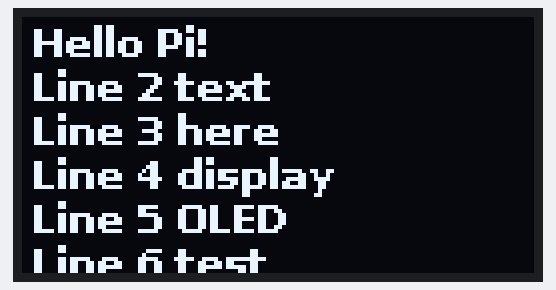
A program run on a simulated Raspberry Pi (BCM pin numbers). Shown: 128×64 one-colour display. At 0.1 s the program stops and its outputs stay as they are.

Above: at 0.2 s.

The program:

Oled_2.py
```python
import board
import busio
import adafruit_ssd1306
from PIL import Image, ImageDraw, ImageFont

# Initialize I2C and OLED
i2c = busio.I2C(board.SCL, board.SDA)
oled = adafruit_ssd1306.SSD1306_I2C(128, 64, i2c)

# Clear display
oled.fill(0)
oled.show()

# Create a blank image
image = Image.new("1", (oled.width, oled.height))
draw = ImageDraw.Draw(image)

# Load small font (adjust size for readability)
font = ImageFont.truetype("/usr/share/fonts/truetype/dejavu/DejaVuSans-Bold.ttf", 10)

# Define multi-line text
text = """Hello Pi!
Line 2 text
Line 3 here
Line 4 display
Line 5 OLED
Line 6 test"""

# Split text into lines
lines = text.split("\n")

# Starting Y position
y_pos = 0

# Draw each line on the display
for line in lines:
    draw.text((2, y_pos), line, font=font, fill=255)
    y_pos += 11  # Move down for next line (10 px font + 1 px spacing)

# Display the image
oled.image(image)
oled.show()
```
